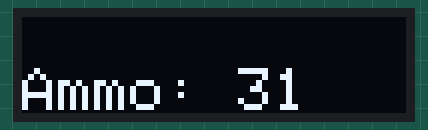
This sketch was run on a simulated Arduino Uno, built with avr-gcc and run on an emulated ATmega328P. Shown: 128×32 one-colour display. The display library's start-up logo is not drawn.

Above: at 2.1 s.

The sketch:

oled_display.ino
```cpp
#include <SPI.h>
#include <Wire.h>
#include <Adafruit_GFX.h>
#include <Adafruit_SSD1306.h>

#define SCREEN_WIDTH 128 // OLED display width, in pixels
#define SCREEN_HEIGHT 32 // OLED display height, in pixels


#define OLED_RESET     -1 // Reset pin # (or -1 if sharing Arduino reset pin)
#define SCREEN_ADDRESS 0x3C ///< See datasheet for Address; 0x3D for 128x64, 0x3C for 128x32

Adafruit_SSD1306 display(SCREEN_WIDTH, SCREEN_HEIGHT, &Wire, OLED_RESET);

void setup() {
  // put your setup code here, to run once:
  display.begin(SSD1306_SWITCHCAPVCC, SCREEN_ADDRESS);

  display.display();
  delay(2000); // Pause for 2 seconds


  display.clearDisplay();
  display.setTextSize(2);
  display.setTextColor(SSD1306_WHITE);
  display.setCursor(0,17);
  display.print(F("Ammo: "));
  display.display();

  int value = 31;
  display.print(value);

  display.display();


}

void loop() {
  // put your main code here, to run repeatedly:

}
```
